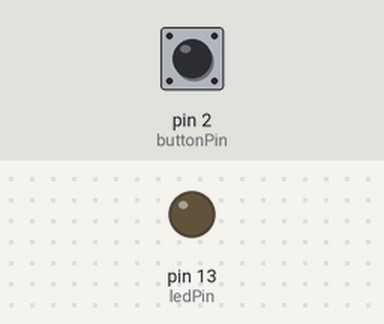
Bench run of a sketch on a simulated Arduino Uno, built with avr-gcc and run on an emulated ATmega328P. Shown: output pins drawn as LEDs (lit = HIGH). The test bench sets the inputs (shaded band); at power-on: pin 2 (buttonPin) HIGH.

Above: at 1.2 s.
1.3 s: pin 2 (buttonPin) pulled LOW for 0.15 s
At 4.4 s:
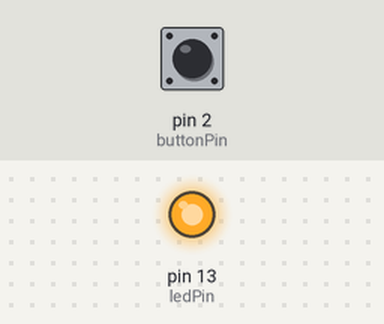
Timing chart, 0 to 10.4 s (numbered marks = the images above; inputs shaded):
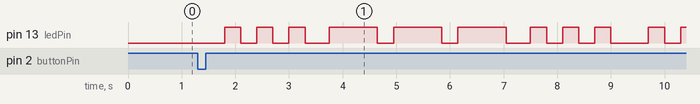

Measured:
- after the input at 1.3 s, pin 13 (ledPin): LOW → HIGH after 0.50 s, → LOW 0.30 s later, → HIGH 0.30 s later, → LOW 0.30 s later, … (21 changes in this stretch)

The sketch:

SOS_arduino.ino
```cpp
// Definindo as constantes e variáveis globais
const int buttonPin = 2; // Pino do botão
const int ledPin = 13;   // Pino do LED
int buttonState = 0;     // Estado atual do botão (HIGH ou LOW)
bool sosActive = false;  // Controla se o loop SOS está ativo ou não

void setup() {
  // Configurando os pinos
  pinMode(buttonPin, INPUT);
  pinMode(ledPin, OUTPUT);
}

void loop() {
  // Lê o estado atual do botão
  buttonState = digitalRead(buttonPin);

  // Verifica se o botão foi pressionado
  if (buttonState == LOW) {
    // Alterna o estado do loop SOS
    sosActive = !sosActive;
    // Espera um pouco para evitar leituras múltiplas do botão
    delay(500);
  }

  // Se o loop SOS estiver ativo, executa o código SOS
  if (sosActive) {
    // S
    digitalWrite(ledPin, HIGH);
    delay(300);
    digitalWrite(ledPin, LOW);
    delay(300);
    digitalWrite(ledPin, HIGH);
    delay(300);
    digitalWrite(ledPin, LOW);
    delay(300);
    digitalWrite(ledPin, HIGH);
    delay(300);
    digitalWrite(ledPin, LOW);

    delay(450);

    // O
    digitalWrite(ledPin, HIGH);
    delay(900);
    digitalWrite(ledPin, LOW);
    delay(300);
    digitalWrite(ledPin, HIGH);
    delay(900);
    digitalWrite(ledPin, LOW);
    delay(300);
    digitalWrite(ledPin, HIGH);
    delay(900);
    digitalWrite(ledPin, LOW);

    delay(450);

    // S
    digitalWrite(ledPin, HIGH);
    delay(300);
    digitalWrite(ledPin, LOW);
    delay(300);
    digitalWrite(ledPin, HIGH);
    delay(300);
    digitalWrite(ledPin, LOW);
    delay(300);
    digitalWrite(ledPin, HIGH);
    delay(300);
    digitalWrite(ledPin, LOW);

    delay(700);
  }
}
```
